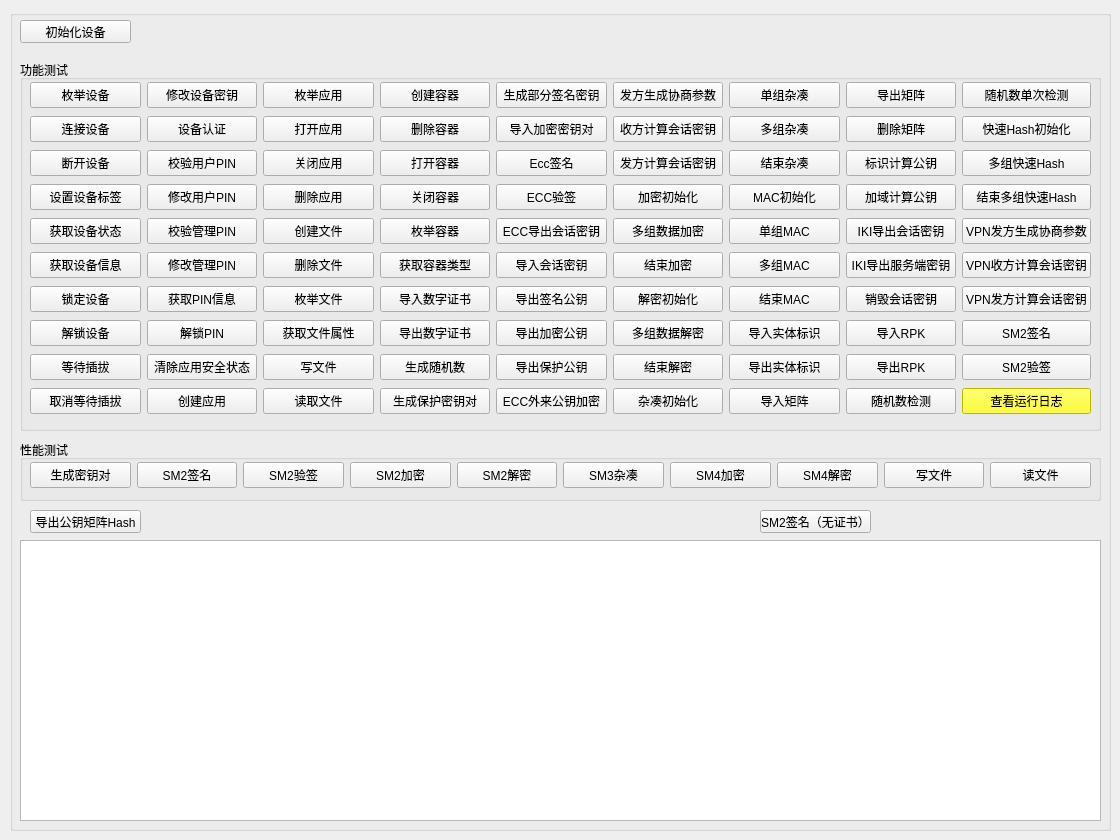
<?xml version="1.0" encoding="UTF-8"?>
<ui version="4.0">
 <class>UkeyTestTool</class>
 <widget class="QMainWindow" name="UkeyTestTool">
  <property name="geometry">
   <rect>
    <x>0</x>
    <y>0</y>
    <width>1120</width>
    <height>840</height>
   </rect>
  </property>
  <property name="windowTitle">
   <string>UkeyTestTool</string>
  </property>
  <widget class="QWidget" name="centralwidget">
   <widget class="QGroupBox" name="groupBox_2">
    <property name="geometry">
     <rect>
      <x>10</x>
      <y>10</y>
      <width>1101</width>
      <height>821</height>
     </rect>
    </property>
    <property name="title">
     <string/>
    </property>
    <widget class="QGroupBox" name="groupBox_3">
     <property name="geometry">
      <rect>
       <x>10</x>
       <y>50</y>
       <width>1081</width>
       <height>371</height>
      </rect>
     </property>
     <property name="title">
      <string>功能测试</string>
     </property>
     <widget class="QWidget" name="layoutWidget_2">
      <property name="geometry">
       <rect>
        <x>10</x>
        <y>20</y>
        <width>1061</width>
        <height>341</height>
       </rect>
      </property>
      <layout class="QGridLayout" name="gridLayout_2">
       <item row="0" column="0">
        <widget class="QPushButton" name="pushButton1">
         <property name="text">
          <string>枚举设备</string>
         </property>
        </widget>
       </item>
       <item row="0" column="1">
        <widget class="QPushButton" name="pushButton11">
         <property name="text">
          <string>修改设备密钥</string>
         </property>
        </widget>
       </item>
       <item row="0" column="2">
        <widget class="QPushButton" name="pushButton21">
         <property name="text">
          <string>枚举应用</string>
         </property>
        </widget>
       </item>
       <item row="0" column="3">
        <widget class="QPushButton" name="pushButton31">
         <property name="text">
          <string>创建容器</string>
         </property>
        </widget>
       </item>
       <item row="0" column="4">
        <widget class="QPushButton" name="pushButton41">
         <property name="text">
          <string>生成部分签名密钥</string>
         </property>
        </widget>
       </item>
       <item row="0" column="5">
        <widget class="QPushButton" name="pushButton51">
         <property name="text">
          <string>发方生成协商参数</string>
         </property>
        </widget>
       </item>
       <item row="0" column="6">
        <widget class="QPushButton" name="pushButton61">
         <property name="text">
          <string>单组杂凑</string>
         </property>
        </widget>
       </item>
       <item row="0" column="7">
        <widget class="QPushButton" name="pushButton71">
         <property name="text">
          <string>导出矩阵</string>
         </property>
        </widget>
       </item>
       <item row="0" column="8">
        <widget class="QPushButton" name="pushButton81">
         <property name="text">
          <string>随机数单次检测</string>
         </property>
        </widget>
       </item>
       <item row="1" column="0">
        <widget class="QPushButton" name="pushButton2">
         <property name="text">
          <string>连接设备</string>
         </property>
        </widget>
       </item>
       <item row="1" column="1">
        <widget class="QPushButton" name="pushButton12">
         <property name="text">
          <string>设备认证</string>
         </property>
        </widget>
       </item>
       <item row="1" column="2">
        <widget class="QPushButton" name="pushButton22">
         <property name="text">
          <string>打开应用</string>
         </property>
        </widget>
       </item>
       <item row="1" column="3">
        <widget class="QPushButton" name="pushButton32">
         <property name="text">
          <string>删除容器</string>
         </property>
        </widget>
       </item>
       <item row="1" column="4">
        <widget class="QPushButton" name="pushButton42">
         <property name="text">
          <string>导入加密密钥对</string>
         </property>
        </widget>
       </item>
       <item row="1" column="5">
        <widget class="QPushButton" name="pushButton52">
         <property name="text">
          <string>收方计算会话密钥</string>
         </property>
        </widget>
       </item>
       <item row="1" column="6">
        <widget class="QPushButton" name="pushButton62">
         <property name="text">
          <string>多组杂凑</string>
         </property>
        </widget>
       </item>
       <item row="1" column="7">
        <widget class="QPushButton" name="pushButton72">
         <property name="text">
          <string>删除矩阵</string>
         </property>
        </widget>
       </item>
       <item row="1" column="8">
        <widget class="QPushButton" name="pushButton82">
         <property name="text">
          <string>快速Hash初始化</string>
         </property>
        </widget>
       </item>
       <item row="2" column="0">
        <widget class="QPushButton" name="pushButton3">
         <property name="text">
          <string>断开设备</string>
         </property>
        </widget>
       </item>
       <item row="2" column="1">
        <widget class="QPushButton" name="pushButton13">
         <property name="text">
          <string>校验用户PIN</string>
         </property>
        </widget>
       </item>
       <item row="2" column="2">
        <widget class="QPushButton" name="pushButton23">
         <property name="text">
          <string>关闭应用</string>
         </property>
        </widget>
       </item>
       <item row="2" column="3">
        <widget class="QPushButton" name="pushButton33">
         <property name="text">
          <string>打开容器</string>
         </property>
        </widget>
       </item>
       <item row="2" column="4">
        <widget class="QPushButton" name="pushButton43">
         <property name="text">
          <string>Ecc签名</string>
         </property>
        </widget>
       </item>
       <item row="2" column="5">
        <widget class="QPushButton" name="pushButton53">
         <property name="text">
          <string>发方计算会话密钥</string>
         </property>
        </widget>
       </item>
       <item row="2" column="6">
        <widget class="QPushButton" name="pushButton63">
         <property name="text">
          <string>结束杂凑</string>
         </property>
        </widget>
       </item>
       <item row="2" column="7">
        <widget class="QPushButton" name="pushButton73">
         <property name="text">
          <string>标识计算公钥</string>
         </property>
        </widget>
       </item>
       <item row="2" column="8">
        <widget class="QPushButton" name="pushButton83">
         <property name="text">
          <string>多组快速Hash</string>
         </property>
        </widget>
       </item>
       <item row="3" column="0">
        <widget class="QPushButton" name="pushButton4">
         <property name="text">
          <string>设置设备标签</string>
         </property>
        </widget>
       </item>
       <item row="3" column="1">
        <widget class="QPushButton" name="pushButton14">
         <property name="text">
          <string>修改用户PIN</string>
         </property>
        </widget>
       </item>
       <item row="3" column="2">
        <widget class="QPushButton" name="pushButton24">
         <property name="text">
          <string>删除应用</string>
         </property>
        </widget>
       </item>
       <item row="3" column="3">
        <widget class="QPushButton" name="pushButton34">
         <property name="text">
          <string>关闭容器</string>
         </property>
        </widget>
       </item>
       <item row="3" column="4">
        <widget class="QPushButton" name="pushButton44">
         <property name="text">
          <string>ECC验签</string>
         </property>
        </widget>
       </item>
       <item row="3" column="5">
        <widget class="QPushButton" name="pushButton54">
         <property name="text">
          <string>加密初始化</string>
         </property>
        </widget>
       </item>
       <item row="3" column="6">
        <widget class="QPushButton" name="pushButton64">
         <property name="text">
          <string>MAC初始化</string>
         </property>
        </widget>
       </item>
       <item row="3" column="7">
        <widget class="QPushButton" name="pushButton74">
         <property name="text">
          <string>加域计算公钥</string>
         </property>
        </widget>
       </item>
       <item row="3" column="8">
        <widget class="QPushButton" name="pushButton84">
         <property name="text">
          <string>结束多组快速Hash</string>
         </property>
        </widget>
       </item>
       <item row="4" column="0">
        <widget class="QPushButton" name="pushButton5">
         <property name="text">
          <string>获取设备状态</string>
         </property>
        </widget>
       </item>
       <item row="4" column="1">
        <widget class="QPushButton" name="pushButton15">
         <property name="text">
          <string>校验管理PIN</string>
         </property>
        </widget>
       </item>
       <item row="4" column="2">
        <widget class="QPushButton" name="pushButton25">
         <property name="text">
          <string>创建文件</string>
         </property>
        </widget>
       </item>
       <item row="4" column="3">
        <widget class="QPushButton" name="pushButton35">
         <property name="text">
          <string>枚举容器</string>
         </property>
        </widget>
       </item>
       <item row="4" column="4">
        <widget class="QPushButton" name="pushButton45">
         <property name="text">
          <string>ECC导出会话密钥</string>
         </property>
        </widget>
       </item>
       <item row="4" column="5">
        <widget class="QPushButton" name="pushButton55">
         <property name="text">
          <string>多组数据加密</string>
         </property>
        </widget>
       </item>
       <item row="4" column="6">
        <widget class="QPushButton" name="pushButton65">
         <property name="text">
          <string>单组MAC</string>
         </property>
        </widget>
       </item>
       <item row="4" column="7">
        <widget class="QPushButton" name="pushButton75">
         <property name="text">
          <string>IKI导出会话密钥</string>
         </property>
        </widget>
       </item>
       <item row="4" column="8">
        <widget class="QPushButton" name="pushButton85">
         <property name="text">
          <string>VPN发方生成协商参数</string>
         </property>
        </widget>
       </item>
       <item row="5" column="0">
        <widget class="QPushButton" name="pushButton6">
         <property name="text">
          <string>获取设备信息</string>
         </property>
        </widget>
       </item>
       <item row="5" column="1">
        <widget class="QPushButton" name="pushButton16">
         <property name="text">
          <string>修改管理PIN</string>
         </property>
        </widget>
       </item>
       <item row="5" column="2">
        <widget class="QPushButton" name="pushButton26">
         <property name="text">
          <string>删除文件</string>
         </property>
        </widget>
       </item>
       <item row="5" column="3">
        <widget class="QPushButton" name="pushButton36">
         <property name="text">
          <string>获取容器类型</string>
         </property>
        </widget>
       </item>
       <item row="5" column="4">
        <widget class="QPushButton" name="pushButton46">
         <property name="text">
          <string>导入会话密钥</string>
         </property>
        </widget>
       </item>
       <item row="5" column="5">
        <widget class="QPushButton" name="pushButton56">
         <property name="text">
          <string>结束加密</string>
         </property>
        </widget>
       </item>
       <item row="5" column="6">
        <widget class="QPushButton" name="pushButton66">
         <property name="text">
          <string>多组MAC</string>
         </property>
        </widget>
       </item>
       <item row="5" column="7">
        <widget class="QPushButton" name="pushButton76">
         <property name="text">
          <string>IKI导出服务端密钥</string>
         </property>
        </widget>
       </item>
       <item row="5" column="8">
        <widget class="QPushButton" name="pushButton86">
         <property name="text">
          <string>VPN收方计算会话密钥</string>
         </property>
        </widget>
       </item>
       <item row="6" column="0">
        <widget class="QPushButton" name="pushButton7">
         <property name="text">
          <string>锁定设备</string>
         </property>
        </widget>
       </item>
       <item row="6" column="1">
        <widget class="QPushButton" name="pushButton17">
         <property name="text">
          <string>获取PIN信息</string>
         </property>
        </widget>
       </item>
       <item row="6" column="2">
        <widget class="QPushButton" name="pushButton27">
         <property name="text">
          <string>枚举文件</string>
         </property>
        </widget>
       </item>
       <item row="6" column="3">
        <widget class="QPushButton" name="pushButton37">
         <property name="text">
          <string>导入数字证书</string>
         </property>
        </widget>
       </item>
       <item row="6" column="4">
        <widget class="QPushButton" name="pushButton47">
         <property name="text">
          <string>导出签名公钥</string>
         </property>
        </widget>
       </item>
       <item row="6" column="5">
        <widget class="QPushButton" name="pushButton57">
         <property name="text">
          <string>解密初始化</string>
         </property>
        </widget>
       </item>
       <item row="6" column="6">
        <widget class="QPushButton" name="pushButton67">
         <property name="text">
          <string>结束MAC</string>
         </property>
        </widget>
       </item>
       <item row="6" column="7">
        <widget class="QPushButton" name="pushButton77">
         <property name="text">
          <string>销毁会话密钥</string>
         </property>
        </widget>
       </item>
       <item row="6" column="8">
        <widget class="QPushButton" name="pushButton87">
         <property name="text">
          <string>VPN发方计算会话密钥</string>
         </property>
        </widget>
       </item>
       <item row="7" column="0">
        <widget class="QPushButton" name="pushButton8">
         <property name="text">
          <string>解锁设备</string>
         </property>
        </widget>
       </item>
       <item row="7" column="1">
        <widget class="QPushButton" name="pushButton18">
         <property name="text">
          <string>解锁PIN</string>
         </property>
        </widget>
       </item>
       <item row="7" column="2">
        <widget class="QPushButton" name="pushButton28">
         <property name="text">
          <string>获取文件属性</string>
         </property>
        </widget>
       </item>
       <item row="7" column="3">
        <widget class="QPushButton" name="pushButton38">
         <property name="text">
          <string>导出数字证书</string>
         </property>
        </widget>
       </item>
       <item row="7" column="4">
        <widget class="QPushButton" name="pushButton48">
         <property name="text">
          <string>导出加密公钥</string>
         </property>
        </widget>
       </item>
       <item row="7" column="5">
        <widget class="QPushButton" name="pushButton58">
         <property name="text">
          <string>多组数据解密</string>
         </property>
        </widget>
       </item>
       <item row="7" column="6">
        <widget class="QPushButton" name="pushButton68">
         <property name="text">
          <string>导入实体标识</string>
         </property>
        </widget>
       </item>
       <item row="7" column="7">
        <widget class="QPushButton" name="pushButton78">
         <property name="text">
          <string>导入RPK</string>
         </property>
        </widget>
       </item>
       <item row="7" column="8">
        <widget class="QPushButton" name="pushButton88">
         <property name="text">
          <string>SM2签名</string>
         </property>
        </widget>
       </item>
       <item row="8" column="0">
        <widget class="QPushButton" name="pushButton9">
         <property name="text">
          <string>等待插拔</string>
         </property>
        </widget>
       </item>
       <item row="8" column="1">
        <widget class="QPushButton" name="pushButton19">
         <property name="text">
          <string>清除应用安全状态</string>
         </property>
        </widget>
       </item>
       <item row="8" column="2">
        <widget class="QPushButton" name="pushButton29">
         <property name="text">
          <string>写文件</string>
         </property>
        </widget>
       </item>
       <item row="8" column="3">
        <widget class="QPushButton" name="pushButton39">
         <property name="text">
          <string>生成随机数</string>
         </property>
        </widget>
       </item>
       <item row="8" column="4">
        <widget class="QPushButton" name="pushButton49">
         <property name="text">
          <string>导出保护公钥</string>
         </property>
        </widget>
       </item>
       <item row="8" column="5">
        <widget class="QPushButton" name="pushButton59">
         <property name="text">
          <string>结束解密</string>
         </property>
        </widget>
       </item>
       <item row="8" column="6">
        <widget class="QPushButton" name="pushButton69">
         <property name="text">
          <string>导出实体标识</string>
         </property>
        </widget>
       </item>
       <item row="8" column="7">
        <widget class="QPushButton" name="pushButton79">
         <property name="text">
          <string>导出RPK</string>
         </property>
        </widget>
       </item>
       <item row="8" column="8">
        <widget class="QPushButton" name="pushButton89">
         <property name="text">
          <string>SM2验签</string>
         </property>
        </widget>
       </item>
       <item row="9" column="0">
        <widget class="QPushButton" name="pushButton10">
         <property name="text">
          <string>取消等待插拔</string>
         </property>
        </widget>
       </item>
       <item row="9" column="1">
        <widget class="QPushButton" name="pushButton20">
         <property name="text">
          <string>创建应用</string>
         </property>
        </widget>
       </item>
       <item row="9" column="2">
        <widget class="QPushButton" name="pushButton30">
         <property name="text">
          <string>读取文件</string>
         </property>
        </widget>
       </item>
       <item row="9" column="3">
        <widget class="QPushButton" name="pushButton40">
         <property name="text">
          <string>生成保护密钥对</string>
         </property>
        </widget>
       </item>
       <item row="9" column="4">
        <widget class="QPushButton" name="pushButton50">
         <property name="text">
          <string>ECC外来公钥加密</string>
         </property>
        </widget>
       </item>
       <item row="9" column="5">
        <widget class="QPushButton" name="pushButton60">
         <property name="text">
          <string>杂凑初始化</string>
         </property>
        </widget>
       </item>
       <item row="9" column="6">
        <widget class="QPushButton" name="pushButton70">
         <property name="text">
          <string>导入矩阵</string>
         </property>
        </widget>
       </item>
       <item row="9" column="7">
        <widget class="QPushButton" name="pushButton80">
         <property name="text">
          <string>随机数检测</string>
         </property>
        </widget>
       </item>
       <item row="9" column="8">
        <widget class="QPushButton" name="pushButton_89">
         <property name="styleSheet">
          <string notr="true">background-color: rgb(255, 255, 0);</string>
         </property>
         <property name="text">
          <string>查看运行日志</string>
         </property>
        </widget>
       </item>
      </layout>
     </widget>
    </widget>
    <widget class="QGroupBox" name="groupBox">
     <property name="geometry">
      <rect>
       <x>10</x>
       <y>430</y>
       <width>1081</width>
       <height>61</height>
      </rect>
     </property>
     <property name="title">
      <string>性能测试</string>
     </property>
     <widget class="QWidget" name="layoutWidget">
      <property name="geometry">
       <rect>
        <x>10</x>
        <y>20</y>
        <width>1061</width>
        <height>31</height>
       </rect>
      </property>
      <layout class="QHBoxLayout" name="horizontalLayout">
       <item>
        <widget class="QPushButton" name="pushButton91">
         <property name="text">
          <string>生成密钥对</string>
         </property>
        </widget>
       </item>
       <item>
        <widget class="QPushButton" name="pushButton92">
         <property name="text">
          <string>SM2签名</string>
         </property>
        </widget>
       </item>
       <item>
        <widget class="QPushButton" name="pushButton93">
         <property name="text">
          <string>SM2验签</string>
         </property>
        </widget>
       </item>
       <item>
        <widget class="QPushButton" name="pushButton94">
         <property name="text">
          <string>SM2加密</string>
         </property>
        </widget>
       </item>
       <item>
        <widget class="QPushButton" name="pushButton95">
         <property name="text">
          <string>SM2解密</string>
         </property>
        </widget>
       </item>
       <item>
        <widget class="QPushButton" name="pushButton96">
         <property name="text">
          <string>SM3杂凑</string>
         </property>
        </widget>
       </item>
       <item>
        <widget class="QPushButton" name="pushButton97">
         <property name="text">
          <string>SM4加密</string>
         </property>
        </widget>
       </item>
       <item>
        <widget class="QPushButton" name="pushButton98">
         <property name="text">
          <string>SM4解密</string>
         </property>
        </widget>
       </item>
       <item>
        <widget class="QPushButton" name="pushButton99">
         <property name="text">
          <string>写文件</string>
         </property>
        </widget>
       </item>
       <item>
        <widget class="QPushButton" name="pushButton100">
         <property name="text">
          <string>读文件</string>
         </property>
        </widget>
       </item>
      </layout>
     </widget>
    </widget>
    <widget class="QTextEdit" name="textBrowser">
     <property name="geometry">
      <rect>
       <x>10</x>
       <y>530</y>
       <width>1081</width>
       <height>281</height>
      </rect>
     </property>
     <property name="html">
      <string>&lt;!DOCTYPE HTML PUBLIC &quot;-//W3C//DTD HTML 4.0//EN&quot; &quot;http://www.w3.org/TR/REC-html40/strict.dtd&quot;&gt;
&lt;html&gt;&lt;head&gt;&lt;meta name=&quot;qrichtext&quot; content=&quot;1&quot; /&gt;&lt;style type=&quot;text/css&quot;&gt;
p, li { white-space: pre-wrap; }
&lt;/style&gt;&lt;/head&gt;&lt;body style=&quot; font-family:'SimSun'; font-size:9pt; font-weight:400; font-style:normal;&quot;&gt;
&lt;p style=&quot;-qt-paragraph-type:empty; margin-top:0px; margin-bottom:0px; margin-left:0px; margin-right:0px; -qt-block-indent:0; text-indent:0px;&quot;&gt;&lt;br /&gt;&lt;/p&gt;&lt;/body&gt;&lt;/html&gt;</string>
     </property>
    </widget>
    <widget class="QPushButton" name="pushButton_2">
     <property name="geometry">
      <rect>
       <x>10</x>
       <y>10</y>
       <width>111</width>
       <height>23</height>
      </rect>
     </property>
     <property name="text">
      <string>初始化设备</string>
     </property>
    </widget>
    <widget class="QPushButton" name="pushButton1_2">
     <property name="geometry">
      <rect>
       <x>20</x>
       <y>500</y>
       <width>111</width>
       <height>23</height>
      </rect>
     </property>
     <property name="text">
      <string>导出公钥矩阵Hash</string>
     </property>
    </widget>
    <widget class="QPushButton" name="pushButton1_3">
     <property name="geometry">
      <rect>
       <x>750</x>
       <y>500</y>
       <width>111</width>
       <height>23</height>
      </rect>
     </property>
     <property name="text">
      <string>SM2签名（无证书）</string>
     </property>
    </widget>
   </widget>
   <widget class="QWidget" name="layoutWidget">
    <property name="geometry">
     <rect>
      <x>0</x>
      <y>0</y>
      <width>2</width>
      <height>2</height>
     </rect>
    </property>
    <layout class="QVBoxLayout" name="verticalLayout"/>
   </widget>
  </widget>
 </widget>
 <resources/>
 <connections/>
</ui>
